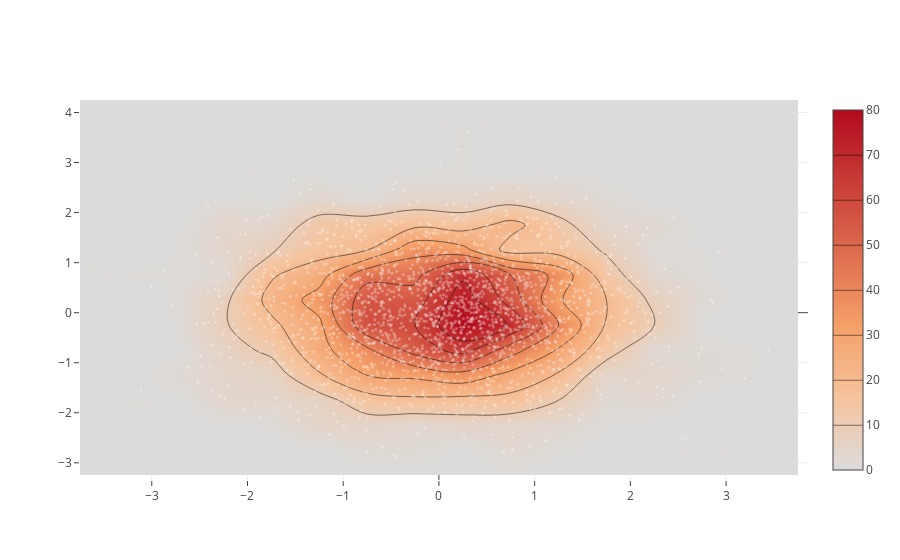

Notebook code for this chart:
### Code cell
from plotly.graph_objs import *
import numpy as np

x = np.random.randn(2000)
y = np.random.randn(2000)
iplot([Histogram2dContour(x=x, y=y, contours=Contours(coloring='heatmap')),
       Scatter(x=x, y=y, mode='markers', marker=Marker(color='white', size=3, opacity=0.3))], show_link=False)

### Figure 1 — Plotly figure (JSON) as saved in the notebook; plotly's stock layout.template omitted (floating-point values rounded to 4 significant figures; data arrays with more than 128 entries replaced by an {"elided": "..."} marker saying what was removed)
{"data": [{"contours": {"coloring": "heatmap"}, "type": "histogram2dcontour", "x": {"elided": "2000 float values"}, "y": {"elided": "2000 float values"}}, {"marker": {"color": "white", "opacity": 0.3, "size": 3}, "mode": "markers", "type": "scatter", "x": {"elided": "2000 float values"}, "y": {"elided": "2000 float values"}}], "layout": {}}
